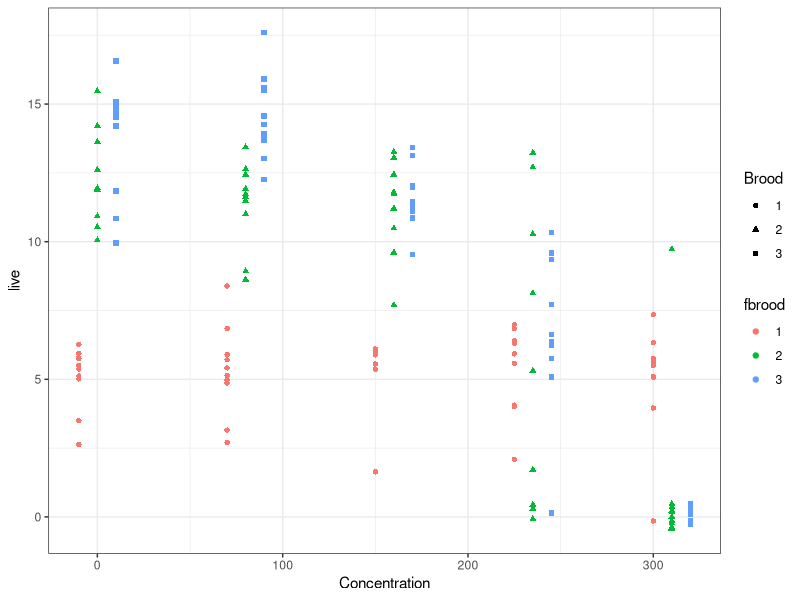

The R script that drew this image: (Note: this script raises an error after producing the figure.)
## ---- chunk 1
knitr::opts_chunk$set(comment=NA, 
                      echo = TRUE,
                      fig.path="figs/",
                      dev = 'svglite',  
                      fig.ext = ".svg",
                      warning=FALSE, 
                      message=FALSE)
knitr::opts_knit$set(global.par = TRUE)
## ---- chunk 2
par(mgp=c(1.5,0.5,0), mar=c(3.1,3.1,0.1,0), pch=20)
ggplot2::theme_set(ggplot2::theme_bw())
## ---- chunk 3
library(ggplot2)
## ---- chunk 4
#| label: nitrofendat
data(nitrofen, package="boot")
head(nitrofen)
## ---- chunk 5
lnitrofen = data.frame(conc = rep(nitrofen$conc,each=3),
  live = as.numeric(t(as.matrix(nitrofen[,2:4]))),
  id = rep(1:50,each=3),
  brood = rep(1:3,50))
head(lnitrofen)
## ---- chunk 6
#| label: fig-nitrodat
#| fig-cap: "The number of live offspring varies with the concentration of Nitrofen and the brood number."
lnitrofen$jconc <- lnitrofen$conc + rep(c(-10,0,10),50)
lnitrofen$fbrood = factor(lnitrofen$brood)
ggplot(lnitrofen, aes(x=jconc,y=live, shape=fbrood, color=fbrood)) + 
       geom_point(position = position_jitter(w = 0, h = 0.5)) + 
       xlab("Concentration") + labs(shape = "Brood")
## ---- chunk 7
library(lme4)
glmod <- glmer(live ~ I(conc/300)*fbrood + (1|id), nAGQ=25, 
             family=poisson, data=lnitrofen)
summary(glmod, correlation = FALSE)
## ---- chunk 8
#| label: fig-prednitro
#| fig-cap: "Predicted number of live offspring"
predf = data.frame(conc=rep(c(0,80,160,235,310),each=3),brood=rep(1:3,5))
predf$live = predict(glmod, newdata=predf, re.form=~0, type="response")
predf$brood = factor(predf$brood)
ggplot(predf, aes(x=conc,y=live,group=brood,color=brood)) + 
  geom_line() + xlab("Concentration")
## ---- chunk 9
library(glmmTMB)
## ---- chunk 10
gtmod <- glmmTMB(live ~ I(conc/300)*fbrood + (1|id), 
             family=poisson, data=lnitrofen)
summary(gtmod)
## ---- chunk 11
sessionInfo()
